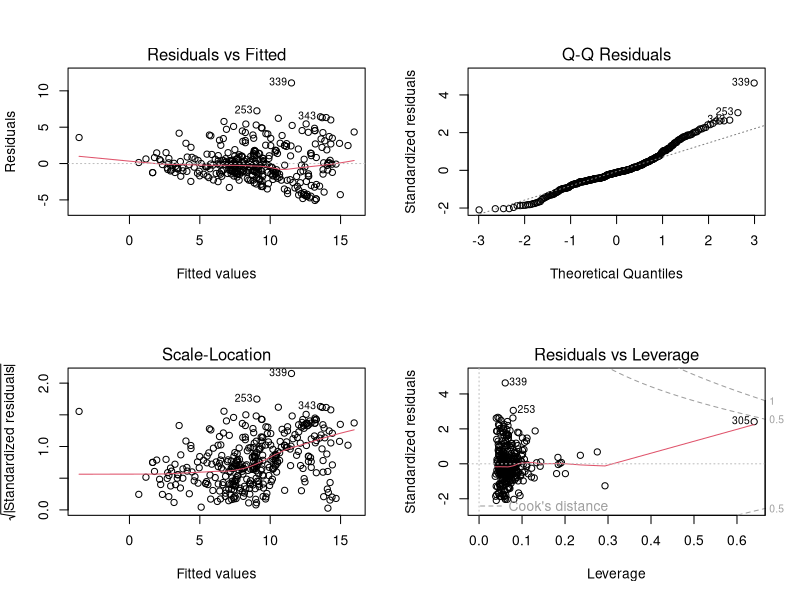

Write R code to recreate this figure. (Note: this script raises an error after producing the figure.)
#--------------------------------------------
#
#		Read in Data 
#
#--------------------------------------------

setwd("~/Desktop/github/LM_Project/data")
train = data.frame(read.csv("train.csv"))

#--------------------------------------------
#
#		Cast as factors		 
#
#--------------------------------------------

train$wkd = as.factor(train$wkd)
train$wkdM = as.factor(train$wkdM)
train$summer = as.factor(train$summer)
train$FFMCQuantile = as.factor(train$FFMCQuantile)
train$rainvnorain = as.factor(train$rainvnorain)

#--------------------------------------------
#
#		Start fitting naive models
#		No interactions
#
#--------------------------------------------

#Remove point 89 - bad bad outlier 
train = train[-89, ]

#fit initial model
m = lm(ISI ~., data = train)
summary(m)

#look at plots
par(mfrow = c(2,2))
plot(m)

#look at boxcox - 304 is zero - remove it for the moment
m = lm(ISI ~., data = train[-304,])
MASS::boxcox(m)

#try square root
train2 = train[,-1]
train2$sqISI = sqrt(train$ISI)

m = lm(sqISI ~., data = train2)
summary(m)
par(mfrow = c(2,2))
plot(m)

#really doesn't help all that much 
#Wind and FFMC quanitule look really good every thing esle not so much
#Gonna try and fit just a simple bivariate model

m = lm(ISI~FFMCQuantile + wind, data = train)

#--------------------------------------------
#
#		Added Variable Plots
#
#--------------------------------------------
m = lm(sqISI~., data = train)
car::avPlots(m)

#--------------------------------------------
#
#		Added Variable Plots
#
#--------------------------------------------



